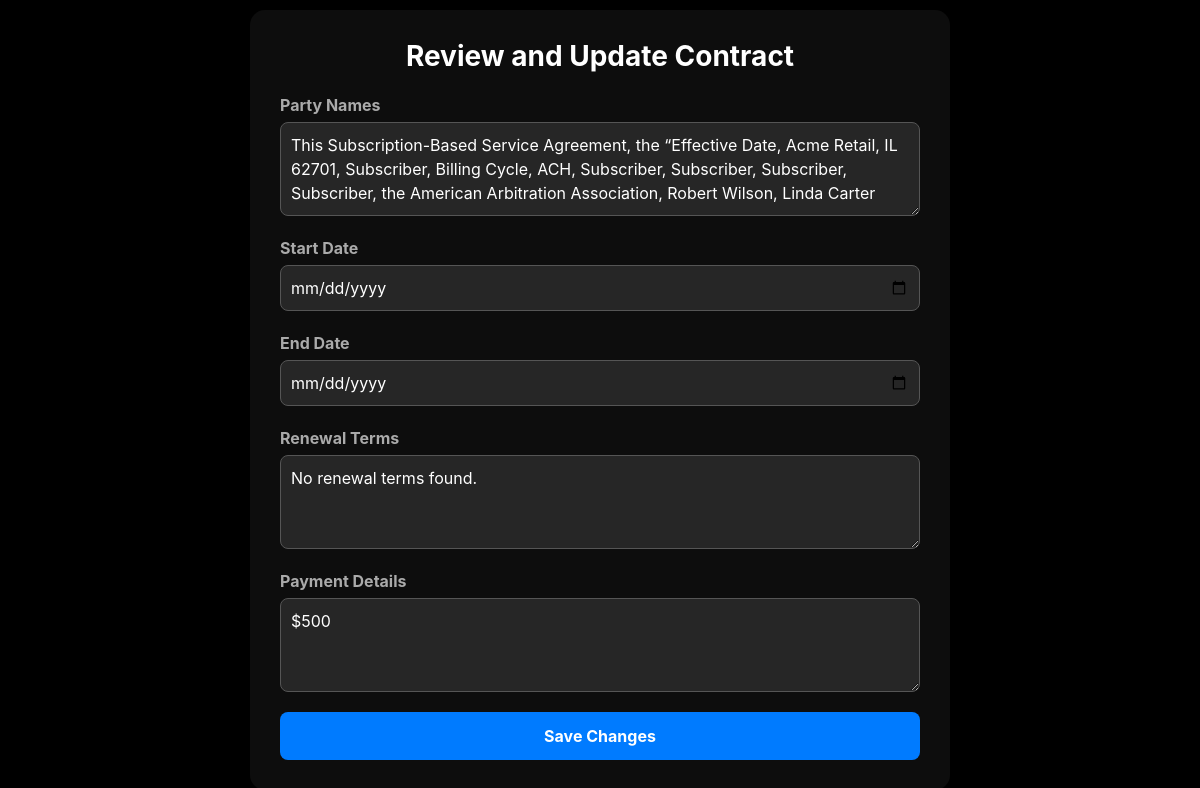
/contracts/details/30/review/ (signed in), run on the app's committed database.
### contracts/models.py (models this page shows, shortened)
class ExtractedData(models.Model):
    contract = models.OneToOneField(Contract, on_delete=models.CASCADE)
    party_names = models.TextField(null=True, blank=True)
    start_date = models.DateField(null=True, blank=True)
    end_date = models.DateField(null=True, blank=True)
    renewal_terms = models.TextField(null=True, blank=True)
    payment_details = models.TextField(null=True, blank=True)

### contracts/views.py (the view)
# urls.py: path('details/<int:pk>/review/', views.review_contract, name='review_contract'),
@login_required
def review_contract(request, pk):
    contract = get_object_or_404(Contract, pk=pk, user=request.user)
    extracted_data = ExtractedData.objects.filter(contract=contract).first()
    if request.method == "POST":
        form = ContractReviewForm(request.POST, instance=extracted_data)
        if form.is_valid():
            form.save()
            return redirect('dashboard')
    else:
        form = ContractReviewForm(instance=extracted_data)
    print("Form Initial Data:", form.initial)  # Debug log
    return render(request, 'contracts/review_contract.html', {
        'form': form,
        'contract': contract
    })

### contracts/forms.py
class ContractReviewForm(forms.ModelForm):
    class Meta:
        model = ExtractedData
        fields = ['party_names', 'start_date', 'end_date', 'renewal_terms', 'payment_details']

### contracts/templates/contracts/review_contract.html (shortened to what this page needs)
<!DOCTYPE html>
<html lang="en">
  <head>
    <link
      href="https://cdn.jsdelivr.net/npm/bootstrap@5.3.0-alpha1/dist/css/bootstrap.min.css"
      rel="stylesheet"
    />
  </head>
  <body>
    <div class="container">
      <h1>Review and Update Contract</h1>
      <form method="POST">
        <div class="mb-3">
          <label for="party_names" class="form-label">Party Names</label>
          <textarea
            id="party_names"
            name="party_names"
            class="form-control"
            rows="3"
            placeholder="Enter party names..."
          >
{{ form.party_names.value }}</textarea
          >
        </div>
        <div class="mb-3">
          <label for="start_date" class="form-label">Start Date</label>
          <input
            id="start_date"
            type="date"
            name="start_date"
            class="form-control"
            value="{{ form.start_date.value }}"
          />
        </div>
        <div class="mb-3">
          <label for="end_date" class="form-label">End Date</label>
          <input
            id="start_date"
            type="date"
            name="start_date"
            class="form-control"
            value="{{ form.start_date.value|default_if_none:'' }}"
          />
        </div>
        <div class="mb-3">
          <label for="renewal_terms" class="form-label">Renewal Terms</label>
          <textarea
            id="renewal_terms"
            name="renewal_terms"
            class="form-control"
            rows="3"
            placeholder="Enter renewal terms..."
          >
{{ form.renewal_terms.value }}</textarea
          >
        </div>
        <div class="mb-3">
          <label for="payment_details" class="form-label"
            >Payment Details</label
          >
          <textarea
            id="payment_details"
            name="payment_details"
            class="form-control"
            rows="3"
            placeholder="Enter payment details..."
          >
{{ form.payment_details.value }}</textarea
          >
        </div>
        <button type="submit" class="btn-primary">Save Changes</button>
      </form>
    </div>
  </body>
</html>

### contracts/templates/contracts/review_contract.html (style rules this page uses)
body { background-color: #000; color: #fff; font-family: "SF Pro Display", sans-serif; min-height: 100vh; margin: 0; display: flex; justify-content: center; align-items: center; text-align: center; }
.container { max-width: 700px; width: 100%; padding: 30px; background: rgba(255, 255, 255, 0.05); border-radius: 15px; box-shadow: 0 10px 25px rgba(0, 0, 0, 0.5); animation: fadeIn 1s ease-in-out; }
h1 { font-size: 28px; font-weight: bold; margin-bottom: 20px; }
.form-label { font-weight: bold; color: #aaa; text-align: left; display: block; margin-bottom: 5px; }
.form-control { background: rgba(255, 255, 255, 0.1); color: #fff; border: 1px solid #555; border-radius: 8px; padding: 10px; margin-bottom: 20px; transition: all 0.3s ease; }
.btn-primary { background-color: #007bff; color: #fff; padding: 12px 15px; font-size: 16px; font-weight: bold; border: none; border-radius: 8px; cursor: pointer; transition: all 0.3s ease; width: 100%; }

### data on the page
ExtractedData: party_names "This Subscription-Based Service Agreement, the “Effective Date, Acme Retail, IL 62701, Subscriber, Billing Cycle, ACH, Subscriber, Subscriber, Subscriber, Subscriber, the American Arbitration Association, Robert Wilson, Linda Carter", renewal_terms "No renewal terms found.", payment_details "$500"
